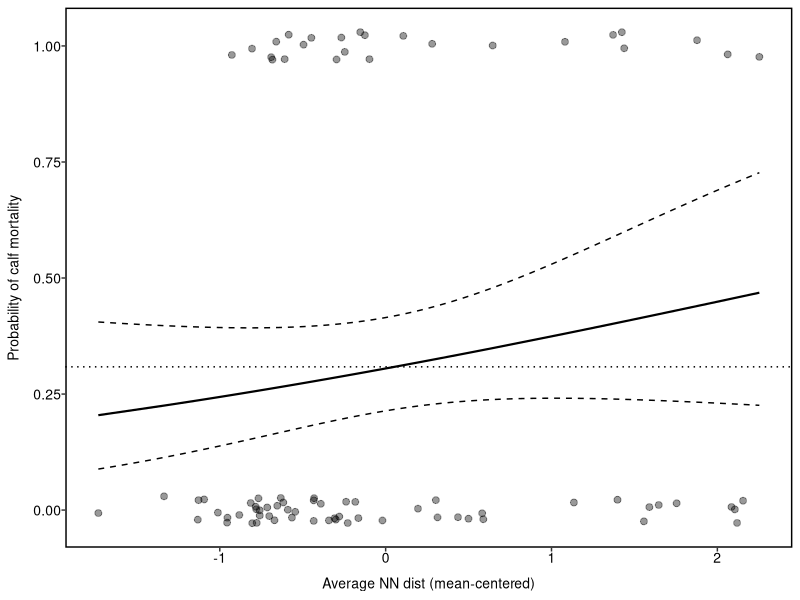
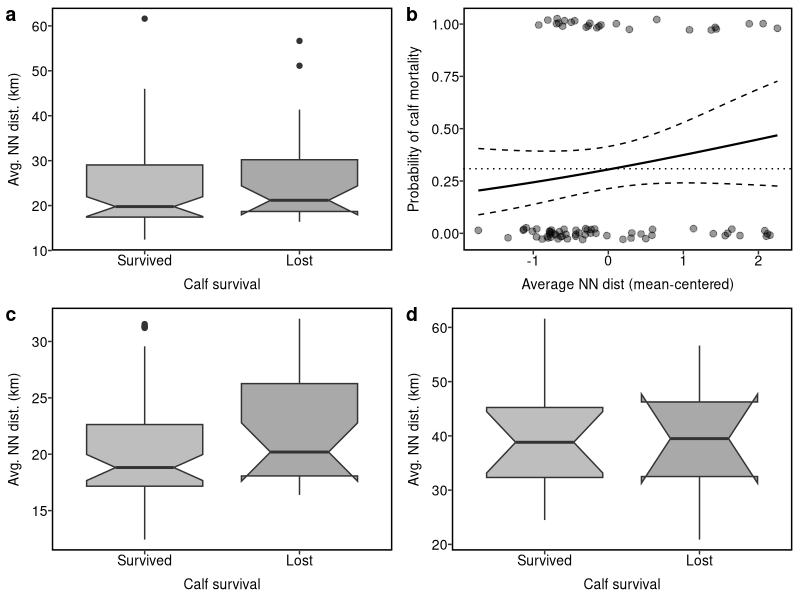

Write the R code that produced these figures, in order.
### Packages ----
libs <- c("data.table", "ggplot2", 
          "sp","gridExtra", "cowplot")
lapply(libs, require, character.only = TRUE)

## Load data
yravglocs_ranked <- fread("data/figures/Fig3/yravglocs_ranked.csv")
yrvOn <- fread("data/figures/Fig3/on-calving.csv")
yrvOff <- fread("data/figures/Fig3/off-calving.csv")


avgOn <- mean(yrvOn$predict.mod1, na.rm = TRUE)
avg <- mean(yrvOff$predict.mod1, na.rm = TRUE)

## summary statistics:

all <- rbind(yrvOff, yrvOn, fill = T)

aa <- all[Calved == 1][, uniqueN(Year), by = "ID"]

range(aa$V1)
mean(aa$V1)
sd(aa$V1)

a1 <- glm(Lost~NNdistkm_cent, data = yrvOn, family = "binomial")
preddata <- with(a1, data.frame(NNdistkm_cent = seq(min(yrvOn$NNdistkm_cent), max(yrvOn$NNdistkm_cent), length = 100)))
preds <- predict(a1, newdata = preddata, type = "link", se.fit = TRUE)
critval <- 1.96 ## approx 95% CI
upr <- preds$fit + (critval * preds$se.fit)
lwr <- preds$fit - (critval * preds$se.fit)
fit <- preds$fit
fit2 <- a1$family$linkinv(fit)
preddata$upr <- a1$family$linkinv(upr)
preddata$lwr <- a1$family$linkinv(lwr)

### Calf mortality curve (panel b) ----
curve1<-ggplot(yrvOn, aes(x=NNdistkm_cent, y=Lost))+ 
  geom_jitter(size = 2, alpha = 0.4, colour = 'black', height = 0.03)+
  geom_line(data=preddata, mapping=aes(x=NNdistkm_cent, y=upr), lty = 2) + 
  geom_line(data=preddata, mapping=aes(x=NNdistkm_cent, y=lwr), lty = 2) +
  geom_line(data = yrvOn, aes(x = NNdistkm_cent, y = predict.mod1), size = 0.75) +
  ylab("Probability of calf mortality")+ xlab("Average NN dist (mean-centered)")+
  geom_hline(yintercept = avgOn, lty = 3) +
  guides(colour = F)+
  theme(legend.title = element_blank(),
        legend.key = element_blank(),
        axis.text.x=element_text(size=10, colour = "black",margin=margin(c(0.1,0.1,5,0.1))),
        axis.text.y=element_text(size = 10, colour = "black",margin=margin(c(0.1,0.1,0.1,5))),
        axis.title.x=element_text(size = 10),
        axis.title.y = element_text(size = 10),
        strip.background = element_blank(),
        panel.grid.major = element_blank(),
        panel.grid.minor = element_blank(),
        panel.background = element_blank(),
        panel.border = element_rect(size = 1, colour = "black", fill=NA))+
  scale_colour_gradient(low = "#2c7bb6", high = "#fdae61")
curve1
### Calf survival NN distance (panel a) ----
box1 <-ggplot(aes(x=as.factor(Lost), y=NNdistkm, fill = as.factor(Lost)), data = yravglocs_ranked)+
  geom_boxplot(notch = T)+ ylab("Avg. NN dist. (km)")+ xlab("Calf survival")+
  scale_x_discrete(labels = c("Survived", "Lost"))+ 
  theme(legend.position = "none",
        axis.text.x=element_text(size=10, colour = "black",margin=margin(c(0.1,0.1,5,0.1))),
        axis.text.y=element_text(size = 10, colour = "black",margin=margin(c(0.1,0.1,0.1,5))),
        axis.title.x=element_text(size = 10),
        axis.title.y = element_text(size = 10),
        strip.background = element_blank(),
        panel.grid.major = element_blank(),
        panel.grid.minor = element_blank(),
        panel.background = element_blank(),
        panel.border = element_rect(size = 1, colour = "black", fill=NA))+
  scale_fill_manual(values = c("gray","dark gray"))

### Calf survival NN distance for ON individuals (panel c) ----
box2 <-ggplot(aes(x=as.factor(Lost), y=NNdistkm, fill = as.factor(Lost)), data = yrvOn)+
  geom_boxplot(notch = T)+ ylab("Avg. NN dist. (km)")+ xlab("Calf survival")+
  scale_x_discrete(labels = c("Survived", "Lost"))+ 
  theme(legend.position = "none",
        axis.text.x=element_text(size=10, colour = "black",margin=margin(c(0.1,0.1,5,0.1))),
        axis.text.y=element_text(size = 10, colour = "black",margin=margin(c(0.1,0.1,0.1,5))),
        axis.title.x=element_text(size = 10),
        axis.title.y = element_text(size = 10),
        strip.background = element_blank(),
        panel.grid.major = element_blank(),
        panel.grid.minor = element_blank(),
        panel.background = element_blank(),
        panel.border = element_rect(size = 1, colour = "black", fill=NA))+
  scale_fill_manual(values = c("gray","dark gray"))

### Calf survival NN distance OFF individuals (panel d) ----
box3 <-ggplot(aes(x=as.factor(Lost), y=NNdistkm, fill = as.factor(Lost)), data = yrvOff)+
  geom_boxplot(notch = T)+ ylab("Avg. NN dist. (km)")+ xlab("Calf survival")+
  scale_x_discrete(labels = c("Survived", "Lost"))+ 
  theme(legend.position = "none",
        axis.text.x=element_text(size=10, colour = "black",margin=margin(c(0.1,0.1,5,0.1))),
        axis.text.y=element_text(size = 10, colour = "black",margin=margin(c(0.1,0.1,0.1,5))),
        axis.title.x=element_text(size = 10),
        axis.title.y = element_text(size = 10),
        strip.background = element_blank(),
        panel.grid.major = element_blank(),
        panel.grid.minor = element_blank(),
        panel.background = element_blank(),
        panel.border = element_rect(size = 1, colour = "black", fill=NA))+
  scale_fill_manual(values = c("gray","dark gray"))

### Putting the whole thing together ----
pdf("graphics/Fig3_boxplot.pdf",width = 5, height = 5, pointsize = 10)
#jpeg("/Users/maegwinbonar/Desktop/Vander Wal Lab/Bonar_et_al_fig2.jpeg",width = 7.0, height = 7.0, pointsize = 12, res = 300, units = "in")
#png("graphics/Fig3_boxplot.png", height = 3000, width = 3000, res = 500, units = "px")
plot_grid(box1, curve1, box2, box3, labels=c("a", "b", "c", "d"), ncol = 2, nrow = 2, label_size = 14)
dev.off()
